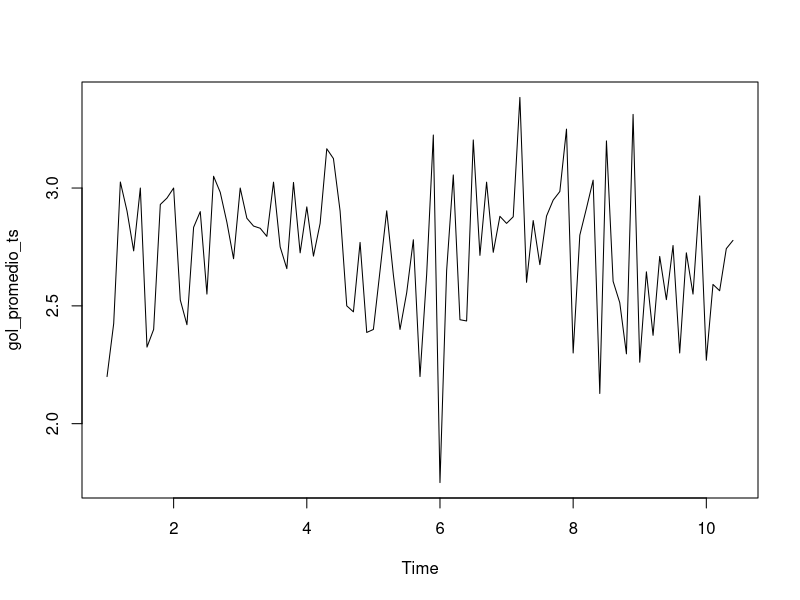

Source code (R):
data <- read.csv("match.data.csv")

# - Agrega una nueva columna sumagoles que contenga la suma de goles por partido.
library(dplyr)
library(lubridate)

data <- mutate(data, sumagoles = home.score+ away.score, date = as.Date(date, "%Y-%m-%d"))

head(data)
str(data)
# - Obtén el promedio por mes de la suma de goles.

gol_mean_by_month <- data %>% group_by(año =year(date) , mes = month(date)) %>%
      summarise(mean = mean(sumagoles))

gol_mean_by_month <- as.data.frame(gol_mean_by_month) %>% filter(año < 2020)
gol_mean_by_month


# Nos podemos dar cuenta que la serie empieza en el mes 8 en el año 2010. 
# Y que faltan algunos meses como 6 y 7. 
# Por lo que el periodo es de 10 meses.
# De igual manera, después de analizar la serie, nos podemos dar cuenta que 
# en el año 2013 sí hay un mes 6, por lo que se tiene que quitar para no afectar
# nuestra serie

gol_mean_by_month <- gol_mean_by_month %>% filter(mes != 6)

# - Crea la serie de tiempo del promedio por mes de la suma de goles hasta diciembre de 2019.

gol_promedio_ts <- ts(gol_mean_by_month[, 3], start = 1, freq = 10)


# - Grafica la serie de tiempo.
plot(gol_promedio_ts)


